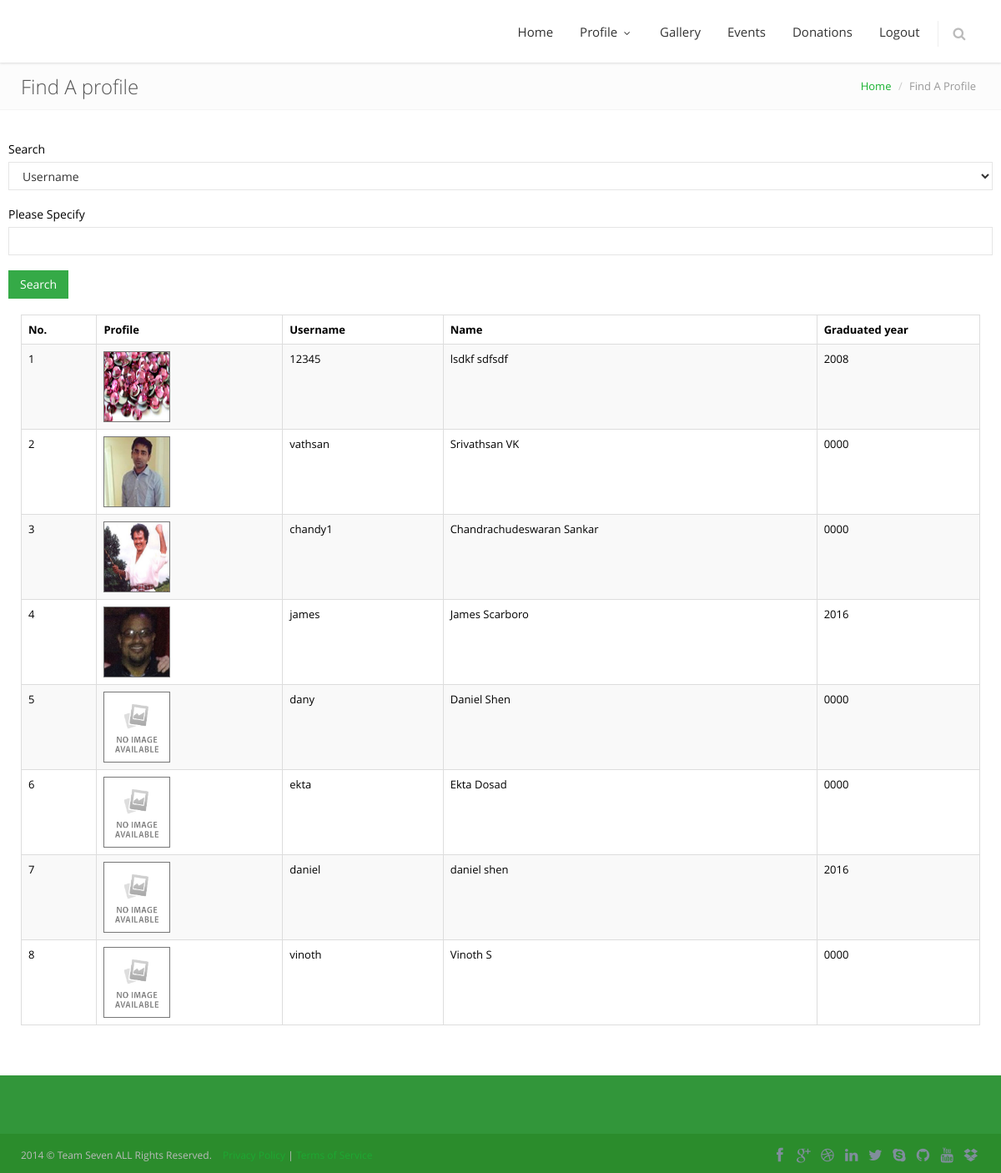
The page /find_profile.php (signed in) on the database its author committed.
### tables this page shows
CREATE TABLE IF NOT EXISTS `person` (
`Person_ID` int(11) NOT NULL,
  `Username` char(50) NOT NULL,
  `Password` char(50) NOT NULL,
  `Email_address` char(50) NOT NULL,
  `Is_Alumni` char(1) NOT NULL DEFAULT 'N',
  `Is_Faculty` char(1) NOT NULL DEFAULT 'N',
  `Is_Admin` char(1) NOT NULL DEFAULT 'N',
  `First_Name` char(50) DEFAULT NULL,
  `Middle_Name` char(50) DEFAULT NULL,
  `Last_Name` char(50) DEFAULT NULL,
  `Address_Line1` varchar(500) DEFAULT NULL,
  `Address_Line2` varchar(500) DEFAULT NULL,
  `City` char(20) DEFAULT NULL,
  `State` char(20) DEFAULT NULL,
  `ZIP` char(20) DEFAULT NULL,
  `Mobile_number` char(20) DEFAULT NULL,
  `Photo` varchar(500) DEFAULT NULL
);

### src/includes/functions.php (called while the page is built, shortened)
<?php
function assoc($data)
{
	$res1 = array();
	while($res = mysql_fetch_assoc($data))	$res1[] = $res;
	return $res1;
}
function getdetails()
{
	$res=mysql_query("select p.*,ai.* from alumni_info as ai join person as p on p.Person_ID=ai.Person_ID and p.Person_ID!=".$_SESSION['person_id']);
	if(mysql_num_rows($res)>0)
	{
		$details=assoc($res);
		return $details;
	}
	else return 0;
}
?>

### src/find_profile.php (the view, shortened to what this page needs)
<?php
include('includes/header.php');
$details=getdetails();
 ?>
 <div class="page-container">
      <div class="row breadcrumbs">
      <div class="container">
     <div class="col-md-4 col-sm-4">
               <h1>Find A profile</h1>
      </div>
 <div class="col-md-8 col-sm-8">
                   <ul class="pull-right breadcrumb">
                        <li><a href="index.php">Home</a></li>
            <li class="active">Find A Profile</li>
   </ul>
  </div>
 </div>
        </div>
        <div class="container min-hight gallery-page margin-bottom-40">
       <div class="row">
     <br>
	 <br>
	  <form name="donateform" id="donateform" method="post" action=''>
                             <label for="searchwith">Search</label>
  <select  name="searchwith" id="searchwith"  placeholder="Major Department" class="form-control">
								<option value='p.Username'>Username</option>
                              </select>
							  <br>
                             <label for="photo">Please Specify</label>
<br>
                            <input type="type" id="searchfor" name="searchfor" class="form-control">
<br>
  <input type="button" class="btn green" name="submit" id="submit" value="Search" <?php if($details==0) echo "disabled='disabled'"?>>
                  <br>
<br>
			  </form>
  <div class="table-responsive col-md-12 col-sm-12">
                        <table class="table table-striped table-bordered table-hover">
                           <thead>
                              <tr>
<th class="th-sno">No.</th>
<th>Profile</th>
<th>Username</th>
<th>Name</th>
<th width="17%">Graduated year</th>
                              </tr>
                           </thead>
                           <tbody id='tab'>
						   <?php $count=1;
						   if($details!=0)
						   {
						   foreach($details as $d)
						   {
						   ?>
                           <tr>
                                        <td><?php echo $count;?></td>
                                        <td><div class="user-image">
                                        <a href="view_profile.php?id=<?php echo $d['Person_ID'];?>"><img src="<?php if($d['Photo']!='') echo 'photos/profile/'.$d['Photo']; else echo 'noimage.jpg'; ?>" alt="profile pic" class="myimg" width="80" height="85" />
                                       </a> </div></td>
                                        <td><?php echo $d['Username'];?></td>
                                        <td><?php echo $d['First_Name'].' '.$d['Last_Name']?></td>
                                        <td><?php echo $d['Graduation_year']?></td>
									</tr>
									<?php
									$count++;
									}
									}
									else
									{
									?>
																	  <tr><td colspan="5" align="center"><h4>No records found.</h4></td></tr>
									<?php }?>
                           </tbody>
                        </table>
                     </div>
           </div>
             </div>
  </div>
<?php
include('includes/footer.php');
 ?>

### src/assets/css/style-metronic.css (style rules this page uses)
div, input, select, textarea, span, img, table, td, th, p, a, button, ul, code, pre, li { -webkit-border-radius: 0 !important; -moz-border-radius: 0 !important; border-radius: 0 !important; }
.btn { border-width: 0; padding: 7px 14px; font-size: 14px; outline: none !important; -webkit-box-shadow: none !important; -moz-box-shadow: none !important; box-shadow: none !important; -webkit-border-radius: 0 !important; -moz-border-radius: 0 !important; border-radius: 0 !important; -webkit-text-shadow: none; -moz-text-shadow: none; text-shadow: none; }
.btn.green { color: white; text-shadow: none; background-color: #35aa47; }
label { font-weight: 400; font-size: 14px; }
.form-control { font-size: 14px; font-weight: normal; font-family1: "Segoe UI", "Helvetica Neue", Helvetica, Arial, sans-serif; color: #333333; background-color: #ffffff; border: 1px solid #e5e5e5; border-radius: 0; -webkit-box-shadow: none; box-shadow: none; -webkit-transition: border-color ease-in-out .15s, box-shadow ease-in-out .15s; transition: border-color ease-in-out .15s, box-shadow ease-in-out .15s; }
.table thead > tr > th { border-bottom: 0; }

### src/assets/css/style.css (style rules this page uses)
body { color: #000; font-size:13px; direction: ltr; margin: 0 !important; padding: 0 !important; font-family: 'Open Sans' !important; overflow-x: hidden; }
h1, h2, h3, h4, h5, h6 { font-weight: 300; font-family: inherit; }
a,a:focus, a:hover, a:active { outline: 0; }
.margin-bottom-40 { margin-bottom: 40px !important; }
.container { padding: 0 10px; }
.min-hight { min-height: 500px; }
.breadcrumbs { background: #fcfcfc; border-top: solid 1px #f5f5f5; border-bottom: solid 1px #f5f5f5; }
.breadcrumbs .container { padding:0; }
.breadcrumbs h1 { color: #555; font-size: 24px; line-height: 35px; margin-left: -5px; margin-top: 10px; }
.breadcrumbs ul { top: 10px; background: none; margin-bottom: 0; position: relative; }
.breadcrumbs li a { color: #0da3e2; }
.breadcrumbs ul.breadcrumb { padding-left: 0; padding-right: 0; }

### src/assets/css/themes/green.css (style rules this page uses)
a { color: #0F924D; }
.breadcrumbs li a { color: #17b22f; }

### src/css/fullcalendar.print.css (style rules this page uses)
th, td, hr, thead, tbody, .fc-row { border-color: #ccc !important; background: #fff !important; }

### src/find_profile.php (style rules this page uses)
.myimg { background: #eee; border: 1px solid #777; }

### rows shown on the page
person: Photo (picture), Username "12345", First_Name "lsdkf", Last_Name "sdfsdf", Graduation_year "2008"
person: Photo (picture), Username "vathsan", First_Name "Srivathsan", Last_Name "VK", Graduation_year "0000"
person: Photo (picture), Username "chandy1", First_Name "Chandrachudeswaran", Last_Name "Sankar", Graduation_year "0000"
person: Photo (picture), Username "james", First_Name "James", Last_Name "Scarboro", Graduation_year "2016"
person: Username "dany", First_Name "Daniel", Last_Name "Shen", Graduation_year "0000"
person: Username "ekta", First_Name "Ekta", Last_Name "Dosad", Graduation_year "0000"
person: Username "daniel", First_Name "daniel", Last_Name "shen", Graduation_year "2016"
person: Username "vinoth", First_Name "Vinoth", Last_Name "S", Graduation_year "0000"
